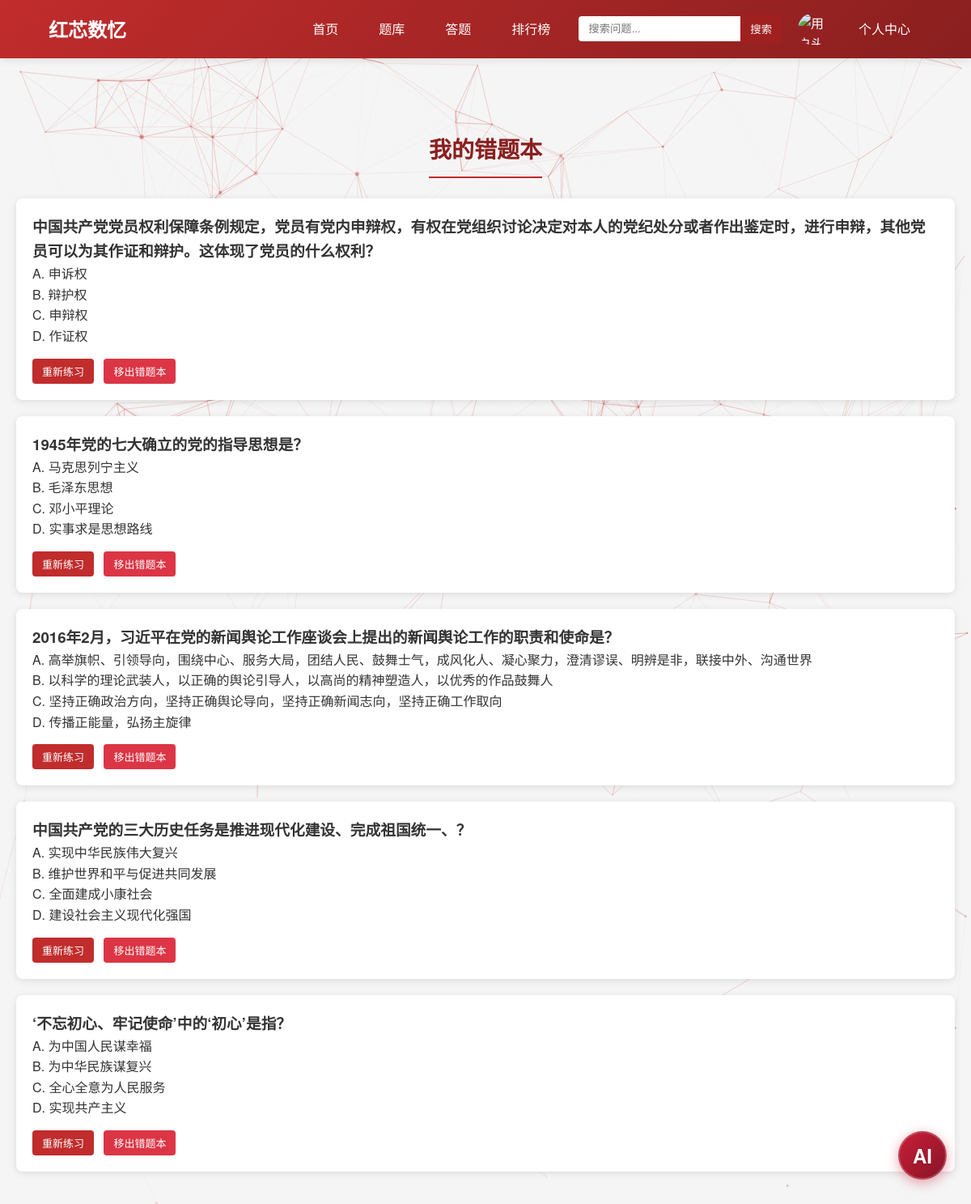
The app's page /wrong-questions (signed in) with its own data.
### tables this page shows
CREATE TABLE "questions" (
  "id" INTEGER PRIMARY KEY AUTOINCREMENT,
  "question_text" TEXT NOT NULL,
  "option_a" TEXT NOT NULL,
  "option_b" TEXT NOT NULL,
  "option_c" TEXT NOT NULL,
  "option_d" TEXT NOT NULL,
  "correct_answer" TEXT NOT NULL,
  "difficulty" INTEGER NOT NULL
, explanation TEXT);

### app.py (the view)
@app.route('/wrong-questions')
def wrong_questions():
    if 'user_id' not in session:
        return redirect(url_for('login'))
    db = get_db()
    wrong_answers = db.execute('''
        SELECT q.id, q.question_text, q.option_a, q.option_b, q.option_c, q.option_d,
               q.correct_answer, ar.user_answer
        FROM answer_records ar
        JOIN questions q ON ar.question_id = q.id
        WHERE ar.user_id = ? AND ar.is_correct = 0 AND ar.is_removed_from_wrong = 0
        GROUP BY q.id
        ORDER BY MAX(ar.id) DESC
    ''', (session['user_id'],)).fetchall()
    return render_template('wrong_questions.html', wrong_questions=wrong_answers)

### database.py (called while the page is built)
def get_db():
    db = getattr(g, '_database', None)
    if db is None:
        db = g._database = sqlite3.connect(DATABASE)
        db.row_factory = sqlite3.Row
    return db

### templates/wrong_questions.html (shortened to what this page needs)
{% extends "base.html" %}
{% block content %}
<div class="questions-container">
    <h2>我的错题本</h2>
    <div class="questions-list">
        {% for question in wrong_questions %}
        <div class="question-card">
            <div class="question-header">
                <h3>{{ question.question_text }}</h3>
            </div>
            <div class="question-options">
                <p>A. {{ question.option_a }}</p>
                <p>B. {{ question.option_b }}</p>
                <p>C. {{ question.option_c }}</p>
                <p>D. {{ question.option_d }}</p>
            </div>
            <div class="actions">
                <a href="/answer?question_id={{ question.id }}" class="practice-btn">重新练习</a>
                <button class="remove-btn" data-id="{{ question.id }}">移出错题本</button>
            </div>
        </div>
        {% endfor %}
    </div>
</div>
{% endblock %}

### static/css/style.css (style rules this page uses)
:root { --primary-color: #c12c2c; --primary-dark: #8a1f1f; --primary-light: #ffecec; --text-color: #333; --text-light: #666; --background-color: #f5f5f5; --white: #ffffff; --gray-light: #f0f0f0; --gray: #e0e0e0; --shadow-sm: 0 2px 10px rgba(0, 0, 0, 0.1); --shadow-md: 0 5px 15px rgba(0, 0, 0, 0.1); --shadow-lg: 0 10px 30px rgba(0, 0, 0, 0.15); --border-radius-sm: 4px; --border-radius-md: 8px; --border-radius-lg: 12px; --border-radius-full: 50%; --transition-default: all 0.3s ease; }
* { margin: 0; padding: 0; box-sizing: border-box; }
body { font-family: 'Microsoft YaHei', 'Helvetica Neue', sans-serif; background-color: var(--background-color); color: var(--text-color); line-height: 1.6; overflow-x: hidden; }
.hero-list h2, .questions-container h2 { text-align: center; color: var(--primary-dark); font-size: 28px; margin: 0 auto 25px; padding-bottom: 12px; border-bottom: 2px solid var(--primary-color); display: block; width: fit-content; font-weight: bold; }
.practice-btn { background-color: var(--primary-color); color: white; padding: 6px 12px; border-radius: 4px; text-decoration: none; transition: all 0.3s ease; font-size: 13px; border: none; cursor: pointer; margin-right: 8px; }
.remove-btn { background-color: #dc3545; color: white; padding: 6px 12px; border-radius: 4px; border: none; cursor: pointer; font-size: 13px; transition: all 0.3s ease; }
.question-options { margin-bottom: 15px; }
.question-card { background-color: white; border-radius: 8px; padding: 20px; margin-bottom: 20px; box-shadow: 0 2px 10px rgba(0, 0, 0, 0.1); position: relative; }

### records on screen
questions: question_text "中国共产党党员权利保障条例规定，党员有党内申辩权，有权在党组织讨论决定对本人的党纪处分或者作出鉴定时，进行申辩，其他党员可以为其作证和辩护。这体现了党员的什么权利？", option_a "申诉权", option_b "辩护权", option_c "申辩权", option_d "作证权"
questions: question_text "1945年党的七大确立的党的指导思想是？", option_a "马克思列宁主义", option_b "毛泽东思想", option_c "邓小平理论", option_d "实事求是思想路线"
questions: question_text "2016年2月，习近平在党的新闻舆论工作座谈会上提出的新闻舆论工作的职责和使命是？", option_a "高举旗帜、引领导向，围绕中心、服务大局，团结人民、鼓舞士气，成风化人、凝心聚力，澄清谬误、明辨是非，联接中外、沟通世界", option_b "以科学的理论武装人，以正确的舆论引导人，以高尚的精神塑造人，以优秀的作品鼓舞人", option_c "坚持正确政治方向，坚持正确舆论导向，坚持正确新闻志向，坚持正确工作取向", option_d "传播正能量，弘扬主旋律"
questions: question_text "中国共产党的三大历史任务是推进现代化建设、完成祖国统一、？", option_a "实现中华民族伟大复兴", option_b "维护世界和平与促进共同发展", option_c "全面建成小康社会", option_d "建设社会主义现代化强国"
questions: question_text "‘不忘初心、牢记使命’中的‘初心’是指？", option_a "为中国人民谋幸福", option_b "为中华民族谋复兴", option_c "全心全意为人民服务", option_d "实现共产主义"
